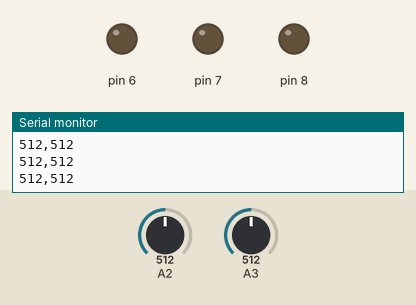
The sketch below on a simulated Arduino Uno, built with avr-gcc and run on an emulated ATmega328P. On the bench: output pins drawn as LEDs (lit = HIGH), the last lines printed to the serial monitor. The test bench sets the inputs (shaded band); at power-on: A2 = 512, A3 = 512.

Above: at 1.2 s.
1.3 s: A2 set to 366
4.3 s: A2 set to 335
At 5.5 s:
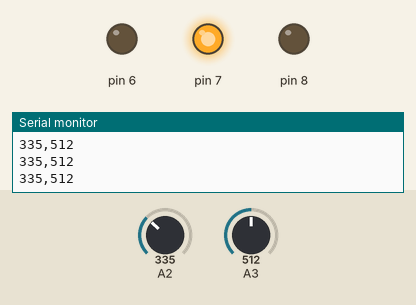
5.8 s: A3 set to 310
At 6.4 s:
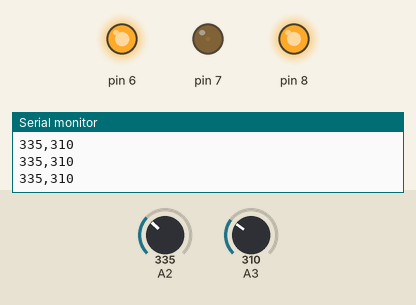
7.3 s: A3 set to 306
At 8.2 s:
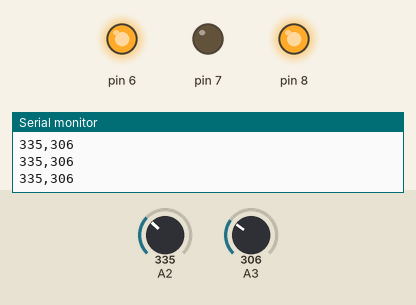
8.8 s: A3 set to 370
At 9.1 s:
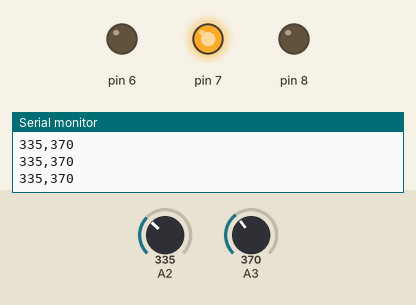
10.3 s: A3 set to 300
At 11.4 s:
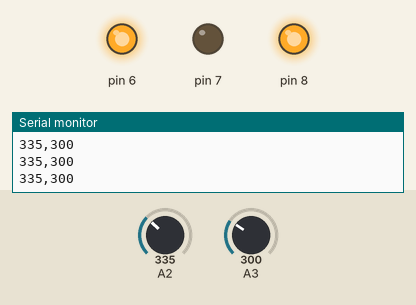
Timing chart, 0 to 12.8 s (numbered marks = the images above; inputs shaded):
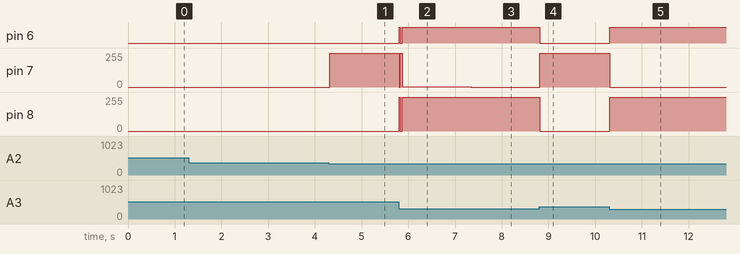

Measured:
- the behaviour switches between 351 and 350 on A2 (found by bisection; images 0 and 1)
- after the input at 4.3 s, pin 7: 0/255 → 255/255 at once
- after the input at 5.8 s, pin 6: LOW → HIGH at once, → LOW 0.02 s later, → HIGH 0.04 s later; pin 7: 255/255 → 1/255 at once; pin 8: 0/255 → 254/255 at once
- after the input at 7.3 s, pin 7: 1/255 → 0/255 after 0.05 s; pin 8: 254/255 → 255/255 after 0.05 s
- after the input at 8.8 s, pin 6: HIGH → LOW at once; pin 7: 0/255 → 255/255 at once; pin 8: 255/255 → 0/255 at once
- after the input at 10.3 s, pin 6: LOW → HIGH at once; pin 7: 255/255 → 0/255 at once; pin 8: 0/255 → 255/255 at once

The sketch:

ACC.INO
```cpp
void setup()
{
	pinMode(3,INPUT);
	pinMode(2,INPUT);
	pinMode(4,INPUT);

	Serial.begin(9600);

	pinMode(6,OUTPUT);
	pinMode(7,OUTPUT);
	pinMode(8,OUTPUT);
}
void loop()
{
	int x=analogRead(2);
	int y=analogRead(3);
	Serial.print(x);
	Serial.print(',');
	Serial.println(y);

	if(x<=310 && y<=360 && y>=320)
	{
		digitalWrite(5,HIGH);
		digitalWrite(6,LOW);
		digitalWrite(7,LOW);
		digitalWrite(8,LOW);
	}
	if(x<360 && y>=310 && y<=350)
	{
		digitalWrite(7,HIGH);
		digitalWrite(8,LOW);
		digitalWrite(5,LOW);
		digitalWrite(6,LOW);
	}
	if(y>=360 && x>=310 && x<=350)
	{
		digitalWrite(5,HIGH);
		digitalWrite(6,LOW);
		digitalWrite(7,HIGH);
		digitalWrite(8,LOW);
	}
	if(y<=320 && x>=310 && x<=350)
	{
		digitalWrite(6,HIGH);
		digitalWrite(5,LOW);
		digitalWrite(8,HIGH);
		digitalWrite(7,LOW);
	}
	if(y<=360 && y>=320 && x>=310 && x<=350)
	{
		digitalWrite(5,LOW);
		digitalWrite(6,LOW);
		digitalWrite(7,LOW);
		digitalWrite(8,LOW);
	}
}
```
